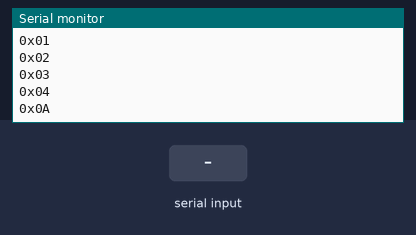
Recording of a sketch running on a simulated Arduino Uno, built with avr-gcc and run on an emulated ATmega328P. Parts: the last lines printed to the serial monitor. Inputs (shaded band) come from the test bench.

Above: at 3.2 s.
3.3 s: "<0\n" received over the second serial link
At 4.5 s:
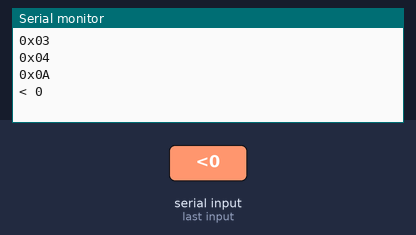
4.8 s: "3\n" received over the second serial link
At 5.7 s:
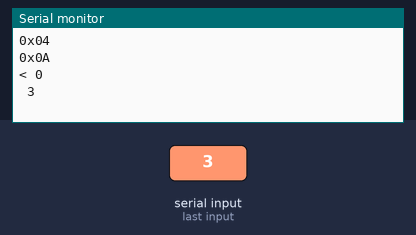
Timing chart, 0 to 7.8 s (numbered marks = the images above; inputs shaded):
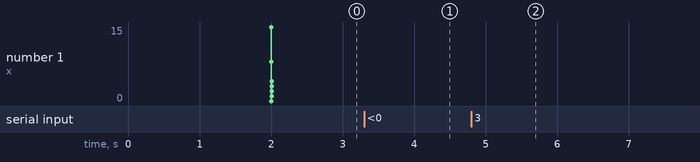

The sketch:

VRAutoLoad.ino
```cpp
#include <SoftwareSerial.h>
#include "VoiceRecognitionV3.h"
SoftwareSerial myVR(2,3);    // 2:RX 3:TX, you can choose your favourite pins.

void setup() {
  // put your setup code here, to run once:
  myVR.begin(9600);
  Serial.begin(115200);
  delay(2000);
  Serial.println("Setting");
  myVR.write(0xAA);     // AA
  Serial.println("0xAA ");
  myVR.write(0x04 + 4);  // record 갯수
   Serial.println("0x08");
  myVR.write(0x15);     // 15
   Serial.println("0x15");
  myVR.write(0x1F);     // 5개 레코드 BITmap
   Serial.println("0x1F");
  myVR.print('\0');     // record 0 ~ 4
   Serial.println("0x00");
  myVR.write(0x01);
   Serial.println("0x01");
  myVR.write(0x02);
   Serial.println("0x02");
  myVR.write(0x03);
   Serial.println("0x03");
  myVR.write(0x04);
   Serial.println("0x04");
  myVR.write(0x0A);     // 종료
   Serial.println("0x0A");
}

void loop() {
  // put your main code here, to run repeatedly:
  char input;
  if(myVR.available())
  {
    input = myVR.read();
    Serial.print(input);
    Serial.print(' ');
  }

}
```

VoiceRecognitionV3.h
```cpp
// (licence header left out)
#if ARDUINO >= 100
 #include "Arduino.h"
#else
 #include "WProgram.h"
#endif

#include "wiring_private.h"

#include "SoftwareSerial.h"
#include <avr/pgmspace.h>

#define DEBUG

#ifdef DEBUG
#define DBGSTR(message)     Serial.print(message)
#define DBGBUF(buf, len)	Serial.write(buf, len)
#define DBGLN(message)		Serial.println(message)
#define DBGFMT(msg, fmt)	Serial.print(msg, fmt)
#define DBGCHAR(c)			Serial.write(c)
#else
#define DBG(message)
#endif // DEBUG

#define VR_DEFAULT_TIMEOUT						(1000)

/***************************************************************************/
#define FRAME_HEAD							(0xAA)
#define FRAME_END							(0x0A)

/***************************************************************************/
#define FRAME_CMD_CHECK_SYSTEM				(0x00)
#define FRAME_CMD_CHECK_BSR					(0x01)
#define FRAME_CMD_CHECK_TRAIN				(0x02)
#define FRAME_CMD_CHECK_SIG					(0x03)

#define FRAME_CMD_RESET_DEFAULT				(0x10)	//reset configuration
#define FRAME_CMD_SET_BR					(0x11)	//baud rate
#define FRAME_CMD_SET_IOM					(0x12)	//IO mode
#define FRAME_CMD_SET_PW					(0x13)	//pulse width
#define FRAME_CMD_RESET_IO					(0x14)	// reset IO OUTPUT
#define FRAME_CMD_SET_AL					(0x15)	// Auto load

#define FRAME_CMD_TRAIN						(0x20)
#define FRAME_CMD_SIG_TRAIN					(0x21)
#define FRAME_CMD_SET_SIG					(0x22)

#define FRAME_CMD_LOAD						(0x30)	//Load N records
#define FRAME_CMD_CLEAR						(0x31)	//Clear BSR buffer
#define FRAME_CMD_GROUP						(0x32)  //
	#define FRAME_CMD_GROUP_SET							(0x00)  //
	#define FRAME_CMD_GROUP_SUGRP						(0x01)  //
	#define FRAME_CMD_GROUP_LSGRP						(0x02)  //
	#define FRAME_CMD_GROUP_LUGRP						(0x03)  //
	#define FRAME_CMD_GROUP_CUGRP						(0x04)  //

#define FRAME_CMD_TEST						(0xEE)
	#define FRAME_CMD_TEST_READ							(0x01)
	#define FRAME_CMD_TEST_WRITE						(0x00)


#define FRAME_CMD_VR						(0x0D)	//Voice recognized
#define FRAME_CMD_PROMPT					(0x0A)
#define FRAME_CMD_ERROR						(0xFF)

/***************************************************************************/
// #define FRAME_ERR_UDCMD						(0x00)
// #define FRAME_ERR_LEN						(0x01)
// #define FRAME_ERR_DATA						(0x02)
// #define FRAME_ERR_SUBCMD					(0x03)

// //#define FRAME_ERR_
// #define FRAME_STA_SUCCESS					(0x00)
// #define FRAME_STA_FAILED					(0xFF)
/***************************************************************************/


class VR : public SoftwareSerial{
public:
	VR(uint8_t receivePin, uint8_t transmitPin);

	static VR* getInstance() {
	   return instance;
	}

	typedef enum{
		PULSE = 0,
		TOGGLE = 1,
		SET = 2,
		CLEAR = 3
	}io_mode_t;

	typedef enum{
		LEVEL0 = 0,
		LEVEL1,
		LEVEL2,
		LEVEL3,
		LEVEL4,
		LEVEL5,
		LEVEL6,
		LEVEL7,
		LEVEL8,
		LEVEL9,
		LEVEL10,
		LEVEL11,
		LEVEL12,
		LEVEL13,
		LEVEL14,
		LEVEL15,
	}pulse_width_level_t;

	typedef enum{
		GROUP0 = 0,
		GROUP1,
		GROUP2,
		GROUP3,
		GROUP4,
		GROUP5,
		GROUP6,
		GROUP7,
		GROUP_ALL = 0xFF,
	}group_t;

	int setBaudRate(unsigned long br);
	int setIOMode(io_mode_t mode);
	int resetIO(uint8_t *ios=0, uint8_t len=1);
	int setPulseWidth(uint8_t level);
	int setAutoLoad(uint8_t *records=0, uint8_t len = 0);
    int disableAutoLoad();
	int restoreSystemSettings();
	int checkSystemSettings(uint8_t* buf);
	int recognize(uint8_t *buf, int timeout = VR_DEFAULT_TIMEOUT);
	int train(uint8_t *records, uint8_t len=1, uint8_t *buf = 0);
	int train(uint8_t record, uint8_t *buf = 0);
	int trainWithSignature(uint8_t record, const void *buf, uint8_t len=0, uint8_t *retbuf = 0);
	int load(uint8_t *records, uint8_t len=1, uint8_t *buf = 0);
	int load(uint8_t record, uint8_t *buf = 0);
	int clear();
	int setSignature(uint8_t record, const void *buf=0, uint8_t len=0);
	int deleteSignature(uint8_t record);

	int checkSignature(uint8_t record, uint8_t *buf);
	int checkRecognizer(uint8_t *buf);
	int checkRecord(uint8_t *buf, uint8_t *records = 0, uint8_t len = 0);

	/** group control */
	int setGroupControl(uint8_t ctrl);
	int checkGroupControl();
	int setUserGroup(uint8_t grp, uint8_t *records, uint8_t len);
	int checkUserGroup(uint8_t grp, uint8_t *buf);
	int loadSystemGroup(uint8_t grp, uint8_t *buf=0);
	int loadUserGroup(uint8_t grp, uint8_t *buf=0);

	int test(uint8_t cmd, uint8_t *bsr);

	int writehex(uint8_t *buf, uint8_t len);

/***************************************************************************/
	/** low level */
	int len(uint8_t *buf);
	int cmp(uint8_t *buf, uint8_t *bufcmp, int len  );
	void cpy(char *buf,  char * pbuf);
	void sort(uint8_t *buf, int len);
	int cleanDup(uint8_t *des, uint8_t *buf, int len);
	void send_pkt(uint8_t *buf, uint8_t len);
	void send_pkt(uint8_t cmd, uint8_t *buf, uint8_t len);
	void send_pkt(uint8_t cmd, uint8_t subcmd, uint8_t *buf, uint8_t len);
	int receive(uint8_t *buf, int len, uint16_t timeout = VR_DEFAULT_TIMEOUT);
	int receive_pkt(uint8_t *buf, uint16_t timeout = VR_DEFAULT_TIMEOUT);
/***************************************************************************/
private:
	static VR*  instance;
};
```

Source omitted: VoiceRecognitionV3.cpp (27712 bytes)

Measured:
- after the input at 3.3 s, the serial monitor: prints a new line at once (image 1)
- after the input at 4.8 s, the serial monitor: prints a new line at once (image 2)
